Frame 1 (no input): blank canvas, image omitted
Frame 60 (the mouse pressed at the canvas centre just before this capture): blank canvas, image omitted
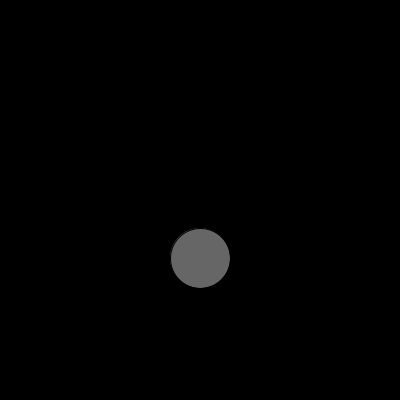
Frame 120 (the mouse held since frame 60 and released just before this capture)

The Processing sketch whose frames 1 and 60 were blank and that drew this single picture after the mouse press (run headless with seeded random() and noise(); from frame 60 on, the mouse is pressed at the canvas centre):

// Processing sketch: processing_10124
// ── processing_10124.pde

// Mustafa Mert Demirtas
// May 14st, 2010
// Visual Programming Class
// Timer-clock assignment and mouse
ParticleSystem ps;

void setup() 
{
  size(400,400);
  colorMode(RGB, 255, 255, 255, 100);
  ps = new ParticleSystem();
  smooth();
  
}

void draw() 
{
  background(0);
  ps.run();
}

void mousePressed()
{
  ps.particleAdd(mouseX, mouseY);
}

void mouseDragged()
{
  ps.particleAdd(mouseX, mouseY);
}

void keyPressed()
{
  if(key == ' ')
  {
    for(int i = ps.particles.size()-1; i >=0; i--)
    {
      ps.particles.remove(i);
    }
  }
}


class ParticleSystem
{
  ArrayList particles;
  
  ParticleSystem()
  {
    particles = new ArrayList();
  }
  
  void run()
  {
    for (int i=0; i < particles.size(); i++)
    {
      Particle p = (Particle) particles.get(i);
      p.run();
    }
  }
  
  void particleAdd(int xx, int yy)
  {
    particles.add(new Particle(xx,yy));
  }
  
}

class Particle
{
  int x,y;
  int timer;
  int r;
  int stopTimer, stopR, stopY;
  
  Particle(int xx, int yy)
  {
    x = xx;
    y = yy;
    timer = 100;
    r = 0;
    stopY = int(random(1,400));
    stopTimer = int(random(1,100));
    stopR = int(random(10, 100));
  }
  
  void run()
  {
    update();
    display();
  }
  
  void update()
  {
    if (y < stopY)
    {
      y++;
    }
    if (timer > stopTimer)
    {
      timer--;
    }
    if (r < stopR)
    {
      r++;
    }
  }
  
  void display()
  {
    fill(255,timer);
    ellipse(x,y,r,r);
  }
  
  
}
